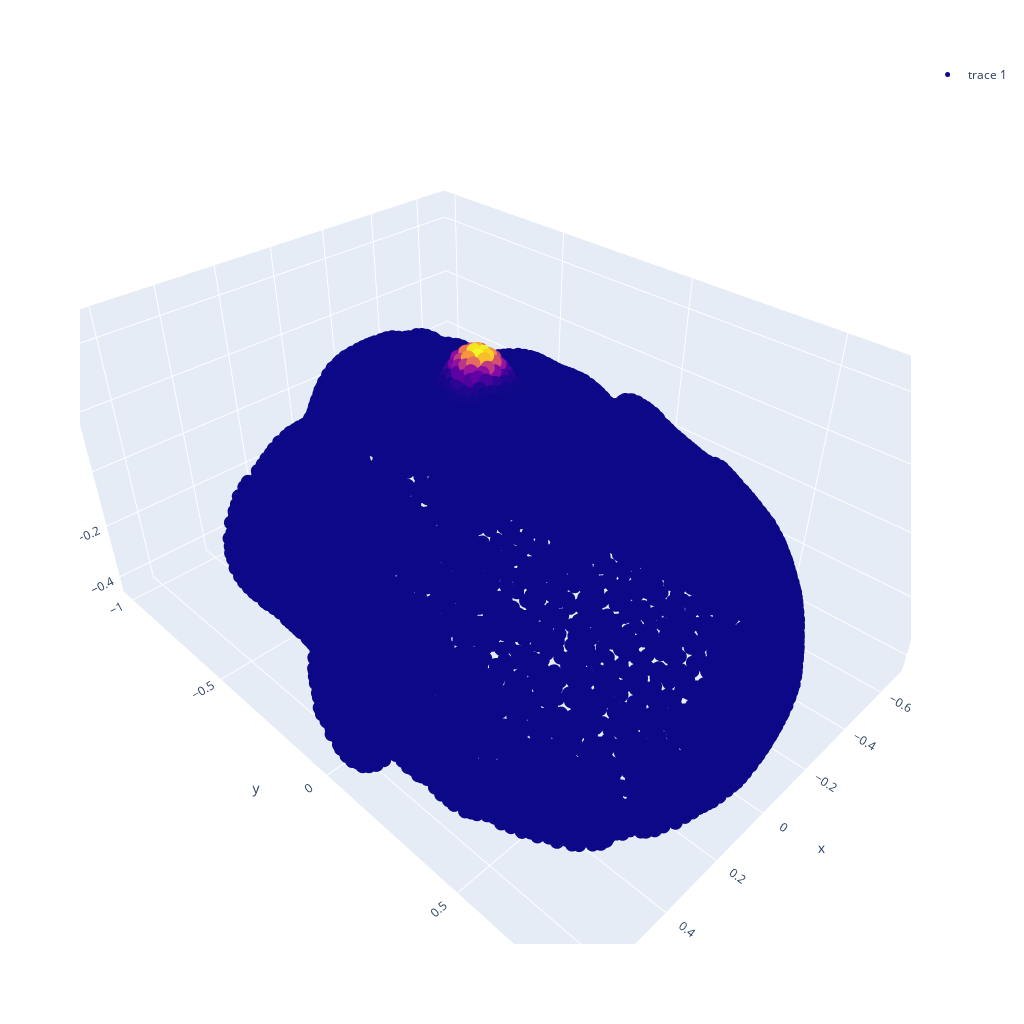

Notebook cell for this chart:
### Code cell
from dgl.geometry import farthest_point_sampler
import torch

landmark_number = 30

#heatmap = heatmaps_list[:, landmark_number] 
print(train_dataset[0]['heatmap'].shape)
heatmap = train_dataset[0]['heatmap'][:, landmark_number]
print(heatmap.shape)
face = train_dataset[0]['face']

#print(heatmap[heatmap.argsort()[::-1][:42]])


#print(face.shape)
#pt = torch.tensor(face.reshape(-1, 8192, 3))
#point_idx = farthest_point_sampler(pt, 4096)

#face = face[point_idx[0]]

# Create a 3D scatter plot of the face point cloud
fig = px.scatter_3d(x=face[:, 0], y=face[:, 1], z=face[:, 2], width=1280, height=720)

# Set marker properties for the face point cloud
fig.update_traces(marker=dict(size=2, color='black'))

# corresponding landmark
#fig.add_trace(go.Scatter3d(x=np.array(landmark_gt[landmark_number, 0]), y=np.array(landmark_gt[landmark_number, 1]), z=np.array(landmark_gt[landmark_number, 2]), mode='markers', marker=dict(size=10, color='red')))

# Create a scatter plot for the heatmap colors
fig.add_trace(go.Scatter3d(
    x=face[:, 0],
    y=face[:, 1],
    z=face[:, 2],
    mode='markers',
    marker=dict(size=5, color=heatmap),
    hovertemplate='x: %{x}<br>y: %{y}<br>z: %{z}<br>color: %{marker.color}'
))

fig.update_layout(width=1024, height=1024)
# remove bg color
fig.update_layout(plot_bgcolor='rgba(0,0,0,0)')
# remove grid
#fig.update_xaxes(showgrid=False)
#fig.update_yaxes(showgrid=False)
#fig.update_scenes(xaxis_visible=False, yaxis_visible=False, zaxis_visible=False)

# Show the plot
fig.show()

### Figure 1 — Plotly figure (JSON) as saved in the notebook; plotly's stock layout.template omitted (floating-point values rounded to 4 significant figures; data arrays with more than 128 entries replaced by an {"elided": "..."} marker saying what was removed)
{"data": [{"hovertemplate": "x=%{x}<br>y=%{y}<br>z=%{z}<extra></extra>", "legendgroup": "", "marker": {"color": "black", "size": 2, "symbol": "circle"}, "mode": "markers", "name": "", "scene": "scene", "showlegend": false, "type": "scatter3d", "x": {"elided": "8192 float values"}, "y": {"elided": "8192 float values"}, "z": {"elided": "8192 float values"}}, {"hovertemplate": "x: %{x}<br>y: %{y}<br>z: %{z}<br>color: %{marker.color}", "marker": {"color": {"elided": "8192 float values"}, "size": 5}, "mode": "markers", "type": "scatter3d", "x": {"elided": "8192 float values"}, "y": {"elided": "8192 float values"}, "z": {"elided": "8192 float values"}}], "layout": {"height": 1024, "legend": {"tracegroupgap": 0}, "margin": {"t": 60}, "plot_bgcolor": "rgba(0,0,0,0)", "scene": {"domain": {"x": [0, 1], "y": [0, 1]}, "xaxis": {"title": {"text": "x"}}, "yaxis": {"title": {"text": "y"}}, "zaxis": {"title": {"text": "z"}}}, "width": 1024}}
